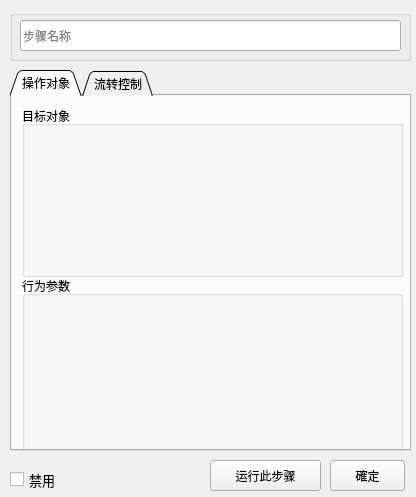
<?xml version="1.0" encoding="UTF-8"?>
<ui version="4.0">
 <class>frm_step_edit</class>
 <widget class="QWidget" name="frm_step_edit">
  <property name="windowModality">
   <enum>Qt::ApplicationModal</enum>
  </property>
  <property name="geometry">
   <rect>
    <x>0</x>
    <y>0</y>
    <width>416</width>
    <height>497</height>
   </rect>
  </property>
  <property name="sizePolicy">
   <sizepolicy hsizetype="Fixed" vsizetype="Fixed">
    <horstretch>0</horstretch>
    <verstretch>0</verstretch>
   </sizepolicy>
  </property>
  <property name="windowTitle">
   <string>seebot</string>
  </property>
  <property name="autoFillBackground">
   <bool>true</bool>
  </property>
  <widget class="QTabWidget" name="tab_step">
   <property name="geometry">
    <rect>
     <x>10</x>
     <y>70</y>
     <width>401</width>
     <height>381</height>
    </rect>
   </property>
   <property name="baseSize">
    <size>
     <width>0</width>
     <height>0</height>
    </size>
   </property>
   <property name="focusPolicy">
    <enum>Qt::ClickFocus</enum>
   </property>
   <property name="contextMenuPolicy">
    <enum>Qt::DefaultContextMenu</enum>
   </property>
   <property name="acceptDrops">
    <bool>false</bool>
   </property>
   <property name="layoutDirection">
    <enum>Qt::LeftToRight</enum>
   </property>
   <property name="tabPosition">
    <enum>QTabWidget::North</enum>
   </property>
   <property name="tabShape">
    <enum>QTabWidget::Triangular</enum>
   </property>
   <property name="currentIndex">
    <number>0</number>
   </property>
   <property name="elideMode">
    <enum>Qt::ElideNone</enum>
   </property>
   <property name="documentMode">
    <bool>false</bool>
   </property>
   <widget class="QWidget" name="tab_target">
    <attribute name="title">
     <string>操作对象</string>
    </attribute>
    <widget class="QGroupBox" name="grb_target">
     <property name="geometry">
      <rect>
       <x>10</x>
       <y>10</y>
       <width>381</width>
       <height>171</height>
      </rect>
     </property>
     <property name="title">
      <string>目标对象</string>
     </property>
     <widget class="QWidget" name="formLayoutWidget_3">
      <property name="geometry">
       <rect>
        <x>10</x>
        <y>20</y>
        <width>361</width>
        <height>141</height>
       </rect>
      </property>
      <layout class="QFormLayout" name="fol_target">
       <property name="fieldGrowthPolicy">
        <enum>QFormLayout::ExpandingFieldsGrow</enum>
       </property>
      </layout>
     </widget>
    </widget>
    <widget class="QGroupBox" name="grb_action">
     <property name="geometry">
      <rect>
       <x>10</x>
       <y>180</y>
       <width>381</width>
       <height>181</height>
      </rect>
     </property>
     <property name="title">
      <string>行为参数</string>
     </property>
     <widget class="QWidget" name="formLayoutWidget_4">
      <property name="geometry">
       <rect>
        <x>10</x>
        <y>20</y>
        <width>361</width>
        <height>151</height>
       </rect>
      </property>
      <layout class="QFormLayout" name="fol_action">
       <property name="fieldGrowthPolicy">
        <enum>QFormLayout::ExpandingFieldsGrow</enum>
       </property>
       <property name="horizontalSpacing">
        <number>8</number>
       </property>
       <property name="verticalSpacing">
        <number>8</number>
       </property>
      </layout>
     </widget>
    </widget>
   </widget>
   <widget class="QWidget" name="tab_trans">
    <attribute name="title">
     <string>流转控制</string>
    </attribute>
    <widget class="QGroupBox" name="groupBox">
     <property name="geometry">
      <rect>
       <x>10</x>
       <y>10</y>
       <width>381</width>
       <height>181</height>
      </rect>
     </property>
     <property name="title">
      <string>执行参数</string>
     </property>
     <property name="alignment">
      <set>Qt::AlignLeading|Qt::AlignLeft|Qt::AlignVCenter</set>
     </property>
     <widget class="QWidget" name="formLayoutWidget">
      <property name="geometry">
       <rect>
        <x>10</x>
        <y>20</y>
        <width>361</width>
        <height>158</height>
       </rect>
      </property>
      <layout class="QFormLayout" name="formLayout">
       <property name="labelAlignment">
        <set>Qt::AlignLeading|Qt::AlignLeft|Qt::AlignVCenter</set>
       </property>
       <property name="formAlignment">
        <set>Qt::AlignHCenter|Qt::AlignTop</set>
       </property>
       <item row="0" column="0">
        <widget class="QLabel" name="Label">
         <property name="text">
          <string>执行成功跳转</string>
         </property>
        </widget>
       </item>
       <item row="0" column="1">
        <widget class="QComboBox" name="fid_skipTo">
         <item>
          <property name="text">
           <string/>
          </property>
         </item>
        </widget>
       </item>
       <item row="1" column="0">
        <widget class="QLabel" name="Label_2">
         <property name="text">
          <string>超时时间(s)</string>
         </property>
        </widget>
       </item>
       <item row="1" column="1">
        <widget class="QLineEdit" name="fid_timeout">
         <property name="placeholderText">
          <string>10秒</string>
         </property>
        </widget>
       </item>
       <item row="2" column="0">
        <widget class="QLabel" name="Label_3">
         <property name="text">
          <string>跳过此步骤条件</string>
         </property>
        </widget>
       </item>
       <item row="2" column="1">
        <widget class="QLineEdit" name="fid_skipCondition">
         <property name="placeholderText">
          <string>无</string>
         </property>
        </widget>
       </item>
       <item row="3" column="0">
        <widget class="QLabel" name="Label_4">
         <property name="text">
          <string>执行前等待(s)</string>
         </property>
        </widget>
       </item>
       <item row="3" column="1">
        <widget class="QLineEdit" name="fid_waitBefore">
         <property name="placeholderText">
          <string>不等待</string>
         </property>
        </widget>
       </item>
       <item row="4" column="0">
        <widget class="QLabel" name="Label_5">
         <property name="text">
          <string>执行后等待(s)</string>
         </property>
        </widget>
       </item>
       <item row="4" column="1">
        <widget class="QLineEdit" name="fid_waitAfter">
         <property name="placeholderText">
          <string>不等待</string>
         </property>
        </widget>
       </item>
      </layout>
     </widget>
    </widget>
    <widget class="QGroupBox" name="groupBox_2">
     <property name="geometry">
      <rect>
       <x>10</x>
       <y>200</y>
       <width>381</width>
       <height>161</height>
      </rect>
     </property>
     <property name="title">
      <string>异常处理</string>
     </property>
     <widget class="QWidget" name="formLayoutWidget_2">
      <property name="geometry">
       <rect>
        <x>10</x>
        <y>20</y>
        <width>361</width>
        <height>121</height>
       </rect>
      </property>
      <layout class="QFormLayout" name="formLayout_2">
       <property name="horizontalSpacing">
        <number>6</number>
       </property>
       <item row="0" column="0">
        <widget class="QLabel" name="Label_6">
         <property name="text">
          <string>出现异常时</string>
         </property>
        </widget>
       </item>
       <item row="0" column="1">
        <widget class="QComboBox" name="fid_failedStrategy">
         <item>
          <property name="text">
           <string>中止流程</string>
          </property>
         </item>
         <item>
          <property name="text">
           <string>忽略</string>
          </property>
         </item>
         <item>
          <property name="text">
           <string>跳转</string>
          </property>
         </item>
        </widget>
       </item>
       <item row="1" column="0">
        <widget class="QLabel" name="Label_7">
         <property name="text">
          <string>异常跳转至</string>
         </property>
        </widget>
       </item>
       <item row="1" column="1">
        <widget class="QComboBox" name="fid_failedSkipTo">
         <item>
          <property name="text">
           <string/>
          </property>
         </item>
        </widget>
       </item>
       <item row="2" column="0">
        <widget class="QLabel" name="Label_8">
         <property name="text">
          <string>失败重试次数(s)</string>
         </property>
        </widget>
       </item>
       <item row="2" column="1">
        <widget class="QLineEdit" name="fid_failedRetry">
         <property name="placeholderText">
          <string>不重试</string>
         </property>
        </widget>
       </item>
      </layout>
     </widget>
    </widget>
   </widget>
  </widget>
  <widget class="QPushButton" name="btn_run">
   <property name="geometry">
    <rect>
     <x>210</x>
     <y>460</y>
     <width>111</width>
     <height>31</height>
    </rect>
   </property>
   <property name="text">
    <string>运行此步骤</string>
   </property>
  </widget>
  <widget class="QPushButton" name="btn_save">
   <property name="geometry">
    <rect>
     <x>330</x>
     <y>460</y>
     <width>75</width>
     <height>31</height>
    </rect>
   </property>
   <property name="text">
    <string>確定</string>
   </property>
  </widget>
  <widget class="QGroupBox" name="groupBox_3">
   <property name="geometry">
    <rect>
     <x>10</x>
     <y>10</y>
     <width>401</width>
     <height>51</height>
    </rect>
   </property>
   <property name="title">
    <string/>
   </property>
   <widget class="QLineEdit" name="fid_stepName">
    <property name="geometry">
     <rect>
      <x>10</x>
      <y>10</y>
      <width>381</width>
      <height>31</height>
     </rect>
    </property>
    <property name="placeholderText">
     <string>步骤名称</string>
    </property>
   </widget>
  </widget>
  <widget class="QCheckBox" name="fid_status">
   <property name="geometry">
    <rect>
     <x>10</x>
     <y>470</y>
     <width>61</width>
     <height>19</height>
    </rect>
   </property>
   <property name="font">
    <font>
     <pointsize>10</pointsize>
    </font>
   </property>
   <property name="text">
    <string>禁用</string>
   </property>
  </widget>
 </widget>
 <resources/>
 <connections/>
</ui>
